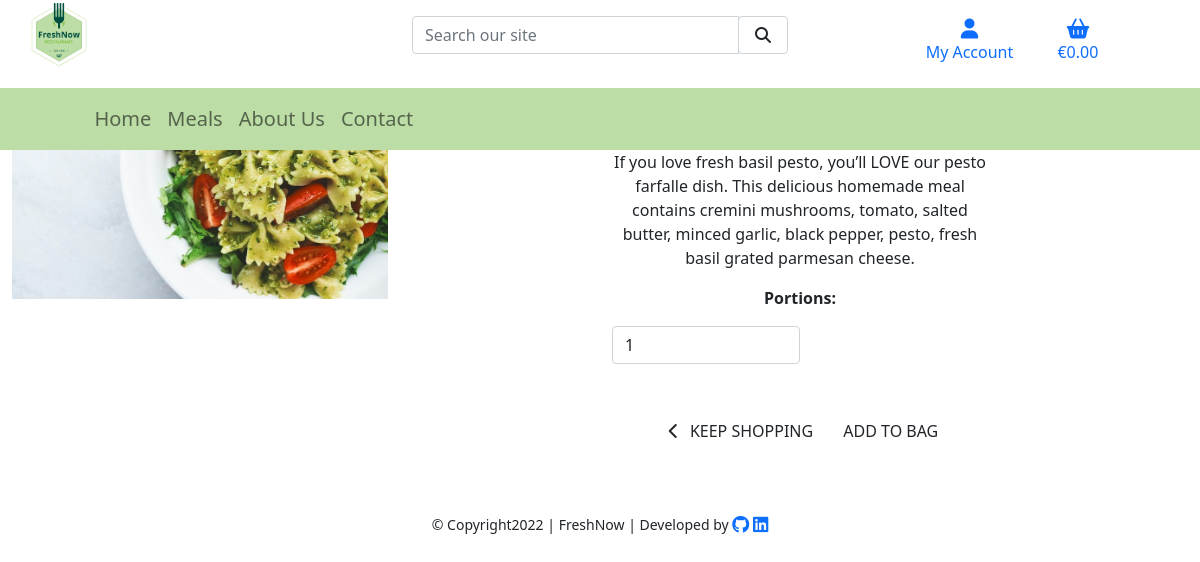
Page /products/4/ on the earlier database version.
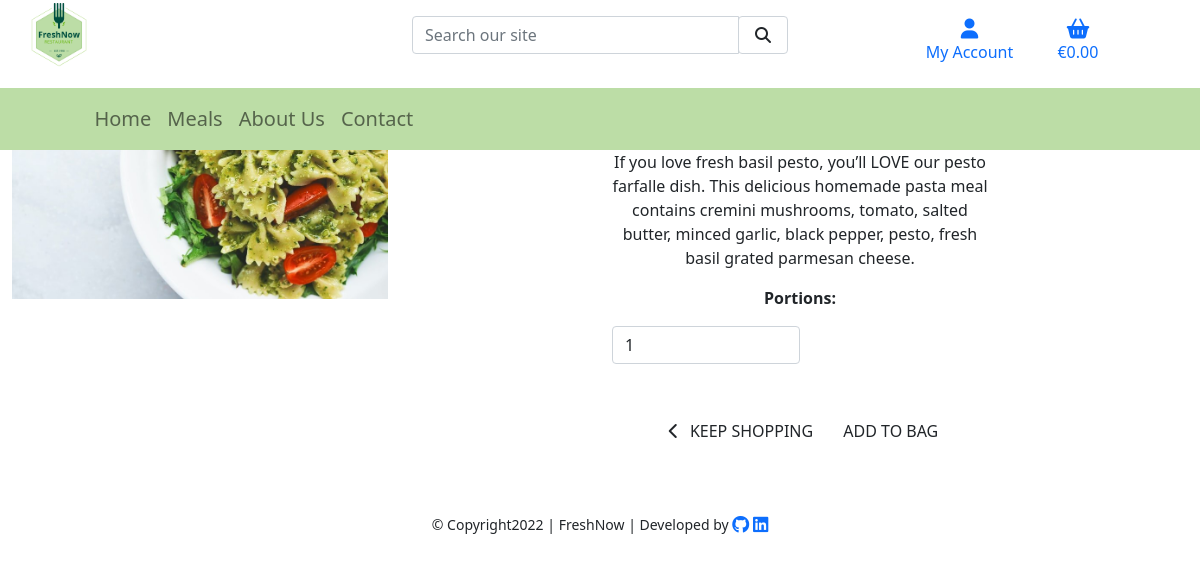
Same page on the later database version.
### products/models.py (models this page shows, shortened)
class Product(models.Model):
    category = models.ForeignKey(
        'Category', null=True, blank=True, on_delete=models.SET_NULL)
    sku = models.CharField(max_length=254, null=True, blank=True)
    name = models.CharField(max_length=254)
    description = models.TextField()
    price = models.DecimalField(max_digits=6, decimal_places=2)
    rating = models.DecimalField(
        max_digits=6, decimal_places=2, null=True, blank=True)
    image = models.ImageField(null=True, blank=True)
    calories= models.DecimalField(
        max_digits=6, null=True, blank=True, decimal_places=0)
    is_spicy = models.BooleanField(default=False, null=True, blank=True)

### products/views.py (the view)
# urls.py: path('<int:product_id>/', views.product_detail, name='product_detail'),
def product_detail(request, product_id):
    product = get_object_or_404(Product, pk=product_id)
    context = {
        'product': product,
    }
    return render(request, 'products/product_detail.html', context)

### bag/contexts.py (called while the page is built, shortened)
def bag_contents(request):
    bag_items = []
    total = 0
    product_count = 0
    bag = request.session.get('bag', {})
    if total < settings.FREE_DELIVERY_THRESHOLD:
        delivery = total * Decimal(settings.STANDARD_DELIVERY_PERCENTAGE / 100)
        free_delivery_delta = settings.FREE_DELIVERY_THRESHOLD - total
    else:
        delivery = 0
        free_delivery_delta = 0
    grand_total = delivery + total
    context = {
        'bag_items': bag_items,
        'total': total,
        'product_count': product_count,
        'delivery': delivery,
        'free_delivery_delta': free_delivery_delta,
        'free_delivery_threshold': settings.FREE_DELIVERY_THRESHOLD,
        'grand_total': grand_total,
    }
    return context

### products/contexts.py (called while the page is built)
def all_categories(request):
    category_list = Category.objects.all()
    context = {
        'category_list': category_list,
    }
    return context

### products/templates/products/product_detail.html (shortened to what this page needs)
{% extends "base.html" %}
{% load static %}
{% block content %}
    <div class="container-fluid product-container">
        <div class="row text-center">
            <div class="col-12 col-md-6 col-lg-4">
                <div class="image-container my-5">
                    {% if product.image %}
                        <a href="{{ product.image.url }}" target="_blank">
                            <img class="card-img-top img-fluid" src="{{ product.image.url }}" alt="{{ product.name }}">
                        </a>
                        {% else %}
                        <a href="">
                            <img class="card-img-top img-fluid" src="{{ MEDIA_URL }}noimage.png" alt="{{ product.name }}">
                        </a>
                    {% endif %}
                </div>
            </div>
            <div class="col-12 col-md-6 col-lg-4 offset-lg-2">
                <div class="product-details-container mb-5 mt-md-5">
                    <p class="mb-2">{{ product.name }}</p>
                    <p class="lead mb-0 text-left font-weight-bold">${{ product.price }}</p>
                    {% if product.rating %}
                      <p class="rating">{{ product.rating }} / 5 </p>
                    {% else %}
                        <p class="text-muted">No Rating</p>
                    {% endif %}
                    <p class="mt-3">{{ product.description }}</p>
                    <form class="form" action="{% url 'add_to_bag' product.id %}" method="POST">
                            <div class="form-row text-center">
                                {% with product.is_spicy as s %}
                            <div class="col-12">
                                <p class="mt-3"><strong>Portions:</strong></p>
                                <div class="form-group w-50">
                                    <div class="input-group">
                                        <input class="form-control qty_input" type="number" name="quantity" value="1" min="1" max="99" data-item_id="{{ product.id }}" id="id_qty_{{ product.id }}">
                                    </div>
                                </div>
                            </div>
                            <div class="col-12">
                                <a href="{% url 'products' %}" class="btn btn-outline-black rounded-0 mt-5">
                                    <span class="icon">
                                        <i class="fas fa-chevron-left"></i>
                                    </span>
                                    <span class="text-uppercase">Keep Shopping</span>
                                </a>
                                <input type="submit" class="btn btn-black rounded-0 text-uppercase mt-5" value="Add to Bag">
                            </div>
                        </div>
                    {% endwith %}
                    </form>
                </div>
            </div>
        </div>
    </div>
{% endblock %}

Differences in the rows shown:
changed Product: description "…dish. This delicious homemade meal contains cremini mushrooms,…" → "…dish. This delicious homemade pasta meal contains cremini mushrooms,…"
